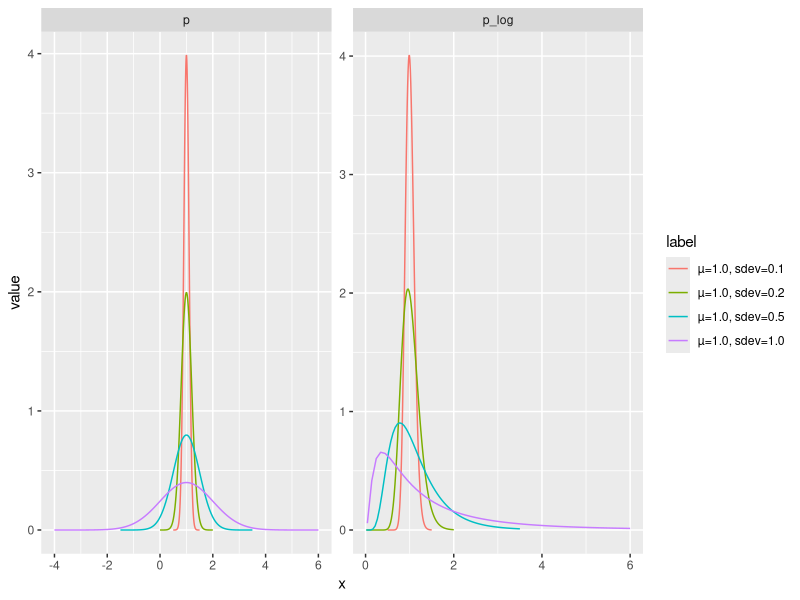
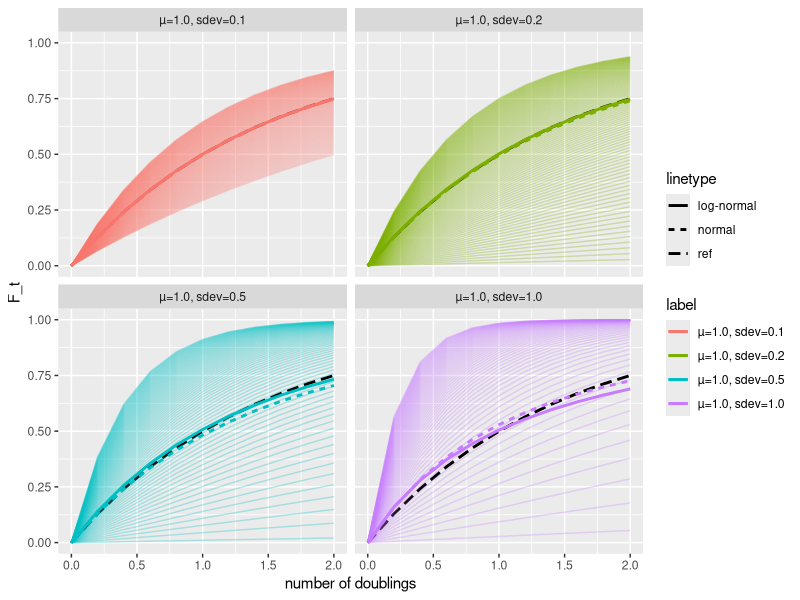

Generate these figures, in order, with R:
## ---- chunk 1
knitr::opts_chunk$set(echo = TRUE)
library(tidyverse)
## ---- chunk 2
normal_dist <- function(f_sdev, mean = 1, sdev = f_sdev * mean, n = 100) {
  tibble(
    x = seq(from = mean - 5 * sdev, to = mean + 5 * sdev, length.out = n),
    p = 1/sqrt(2*pi*sdev^2) * exp(-(x - mean)^2/(2*sdev^2)),
    p_log = 1/(sdev * x * sqrt(2*pi)) * exp(-(log(x) - log(mean))^2/(2*sdev^2))
    # q: what would this look like if generation times were instead normally / log normally distributed?
  )
}

ps <- crossing(
  #mean = c(5, 50, 500),
  # sdev = c(5, 50)
  f_sdev = c(0.1, 0.2, 0.5, 1)
) %>% 
  mutate(
    label = sprintf("µ=%.1f, sdev=%.1f", 1, f_sdev * 1),
    dist = map(f_sdev, normal_dist)
  ) 

ps %>% 
  unnest(dist) %>% 
  gather("key", "value", p, p_log) %>% 
  filter(!is.na(value)) %>% 
  ggplot() +
  aes(x, value, color = label) +
  geom_line() +
  facet_wrap(~key, scales = "free") 
## ---- chunk 3

calc_F_t <- function(mu, mean_mu = 1) {
  tibble(
    f_t = seq(0, 2, length.out = 11),
    F_t = 1 - exp(-log(2) * f_t * mu/mean_mu)
  )
}

ps %>% 
  unnest(dist) %>% 
  mutate(curve = map(x, calc_F_t)) %>% 
  unnest(curve) %>% 
  # only consider rates greater than 0
  filter(x > 0) %>% 
  ggplot() +
  aes(f_t, F_t, color = label) + 
  geom_line(
    data = calc_F_t(1),
    mapping = aes(color = NULL, linetype = "ref"), color = "black",
    size = 1
  ) +
  geom_line(mapping = aes(group = paste(x, label)), alpha = 0.3) +
  geom_line(
    data = function(df) df %>% 
      group_by(f_t, label) %>% 
      summarize(F_t = sum(p * F_t)/sum(p)) %>% 
      ungroup(),
    mapping = aes(linetype = "normal"),
    size = 1
  ) +
  geom_line(
    data = function(df) df %>% 
      group_by(f_t, label) %>% 
      summarize(F_t = sum(p_log * F_t)/sum(p_log)) %>% 
      ungroup(),
    mapping = aes(linetype = "log-normal"),
    size = 1
  ) +
  labs(x = "number of doublings") + 
  facet_wrap(~label)
